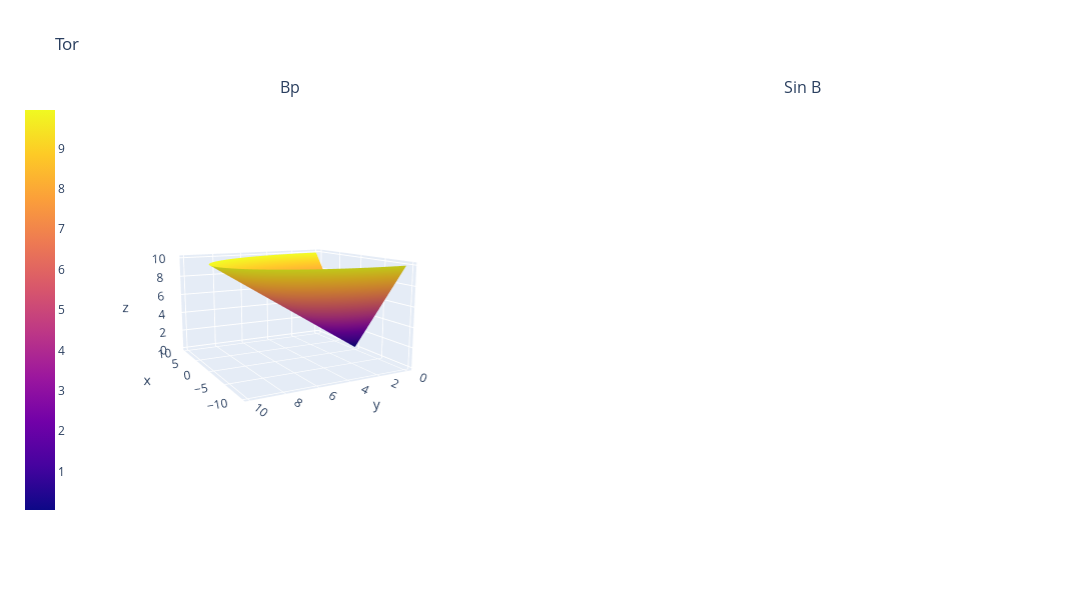

This figure's notebook cell:
### Code cell
import plotly.graph_objects as go
from plotly.subplots import make_subplots

# Equation of ring cyclide
# see https://en.wikipedia.org/wiki/Dupin_cyclide
import numpy as np

fig = make_subplots(rows=1, cols=2,
                    specs=[[{'is_3d': True}, {'is_3d': True}]],
                    subplot_titles=['Bp', 'Sin B'],
                    )

scene1=dict(aspectratio=dict(x=1, y=2, z=0.5),
                camera_eye=dict(x=-1.57, y=1.36, z=0.58))

fig.add_trace(go.Surface(x=X, y=Y, z=Z, colorbar_x=-0.07), 1, 1)
#fig.add_trace(go.Surface(x=X, y=Y, z=Si), 1, 2)
fig.update_scenes( 
                aspectratio=dict(x=1, y=1, z=0.6),
                camera_eye=dict(x=-2.57, y=1.36, z=0.58), row=1, col=1)

fig.update_scenes( 
                aspectratio=dict(x=1, y=1, z=0.4),
                camera_eye=dict(x=-2.57, y=1.36, z=0.58), row=1, col=2)
fig.update_layout( title_text="Tor",
      autosize=False,
      width=1100,
      height=600,
  
)
fig.show()

### Figure 1 — Plotly figure (JSON) as saved in the notebook; plotly's stock layout.template omitted (floating-point values rounded to 4 significant figures; data arrays with more than 128 entries replaced by an {"elided": "..."} marker saying what was removed)
{"data": [{"colorbar": {"x": -0.07}, "scene": "scene", "type": "surface", "x": {"elided": "100x100 float values"}, "y": {"elided": "100x100 float values"}, "z": {"elided": "100x100 float values"}}], "layout": {"annotations": [{"font": {"size": 16}, "showarrow": false, "text": "Bp", "x": 0.225, "xanchor": "center", "xref": "paper", "y": 1, "yanchor": "bottom", "yref": "paper"}, {"font": {"size": 16}, "showarrow": false, "text": "Sin B", "x": 0.775, "xanchor": "center", "xref": "paper", "y": 1, "yanchor": "bottom", "yref": "paper"}], "autosize": false, "height": 600, "scene": {"aspectratio": {"x": 1, "y": 1, "z": 0.6}, "camera": {"eye": {"x": -2.57, "y": 1.36, "z": 0.58}}, "domain": {"x": [0, 0.45], "y": [0, 1]}}, "scene2": {"aspectratio": {"x": 1, "y": 1, "z": 0.4}, "camera": {"eye": {"x": -2.57, "y": 1.36, "z": 0.58}}, "domain": {"x": [0.55, 1], "y": [0, 1]}}, "title": {"text": "Tor"}, "width": 1100}}
